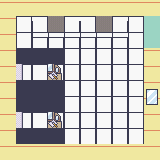

Rendered tile map (Tiled .tmx) drawn with the repository's tilesets; below, a short description and the full map source, tile grids included:
An orthogonal 10x10 tile map with 16x16 px tiles, 2 tile layers (Tile Layer 1, Tile Layer 2), 3 tilesets and 11 objects.

<map version="1.10" tiledversion="1.12.0" orientation="orthogonal" renderorder="right-down" width="10" height="10" tilewidth="16" tileheight="16" infinite="0" nextlayerid="6" nextobjectid="17">
 <tileset firstgid="1" source="indoors_floor1.tsx" />
 <tileset firstgid="392" source="Colours.tsx" />
 <tileset firstgid="714" source="indoors_main.tsx" />
 <layer id="1" name="Tile Layer 1" width="10" height="10">
  <data encoding="csv">
125,125,125,125,125,125,125,125,125,125,
125,34,34,34,34,34,34,34,34,527,
125,34,34,34,34,34,34,34,34,527,
125,34,34,34,34,34,34,34,34,125,
125,34,34,34,34,34,34,34,34,125,
125,34,34,34,34,34,34,34,34,125,
125,34,34,34,34,34,34,34,34,125,
125,34,34,34,34,34,34,34,34,125,
125,34,34,34,34,34,34,34,34,125,
125,125,125,125,125,125,125,125,125,125
</data>
 </layer>
 <layer id="2" name="Tile Layer 2" width="10" height="10">
  <data encoding="csv">
0,0,0,0,0,0,0,0,0,0,
0,0,15,119,17,15,119,17,0,0,
0,0,26,26,26,26,26,26,0,0,
0,13,13,13,0,0,0,0,0,0,
0,2048,0,1504,0,0,0,0,0,0,
0,13,13,13,0,0,0,0,0,1171,
0,13,13,13,0,0,0,0,0,1187,
0,2048,0,1504,0,0,0,0,0,0,
0,13,13,13,0,0,0,0,0,0,
0,0,0,0,0,0,0,0,0,0
</data>
 </layer>
 <objectgroup id="5" name="Portals">
  <object id="16" x="146.5" y="15.25" width="6.5" height="34.25">
   <properties>
    <property name="spawnX" type="float" value="33" />
    <property name="spawnY" type="float" value="294" />
    <property name="targetMap" value="school_reception.tmx" />
   </properties>
  </object>
 </objectgroup>
 <objectgroup id="4" name="Collisions">
  <object id="2" x="-9.25" y="-6" width="177.5" height="21.25" />
  <object id="3" x="31" y="17.5" width="95" height="16" />
  <object id="4" x="35.5" y="31.75" width="90.5" height="5" />
  <object id="5" x="-12.25" y="-3.75" width="28.5" height="169" />
  <object id="7" x="145.25" y="48.75" width="21.5" height="119.5" />
  <object id="8" x="-8" y="141.75" width="169.25" height="36.5" />
  <object id="9" x="16" y="49" width="48" height="17.25" />
  <object id="10" x="16.5" y="79.5" width="47.25" height="29" />
  <object id="13" x="17.25" y="127.5" width="49.25" height="20.5" />
  <object id="14" x="153.25" y="12.5" width="10" height="43" />
 </objectgroup>
</map>
